Frame 1 (no input): blank canvas, image omitted
Frame 60 (no input): blank canvas, image omitted
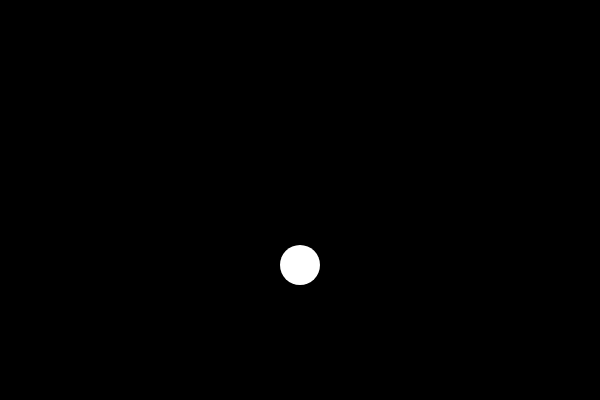
Frame 120 (the mouse pressed at the canvas centre since frame 60)

The p5.js sketch whose frames 1 and 60 were blank and that drew this single picture after the mouse press (run headless with seeded random() and noise() and a simulated clock; from frame 60 on, the mouse is pressed at the canvas centre):

// p5.js sketch
// ── sketch.js
var balls = [];

function setup() {
  createCanvas(600,400);
}

function draw() {
  background(0)
  for (var i = 0; i < balls.length; i++) {
    balls[i].display();
    balls[i].update();
    //print(balls[0].y);
  }
}

function mousePressed () {
  balls.push(new Ball(mouseX, mouseY));
}

function mouseDragged () {
  balls.push(new Ball(mouseX, mouseY));
}

// ── Ball.js
function Ball(x, y) {
  this.x = x;
  this.y = y;
  this.size = 40;
  this.speed = 5;
  this.distance = height-y;
  this.up = false;
  this.c1 = 0;
  this.c2 = 0;

  this.display = function () {
    ellipseMode(CENTER);
    fill(255);
    noStroke();
    ellipse(this.x, this.y, this.size, this.size);
  }
  this.update = function () {
    if (this.y < height-(this.size/2) && !this.up){
        this.y = this.y + this.speed;
        //print(this.distance);
        //this.distance = floor(this.distance / 2);
        

    } else {
      this.up = true;
      //this.distance = floor(this.distance / 2);
    }

    if (this.y > height -this.distance && this.up){
        this.y = this.y - this.speed;
    } else {
      this.up = false;
      //print(this.distance);
    }
  }
}
